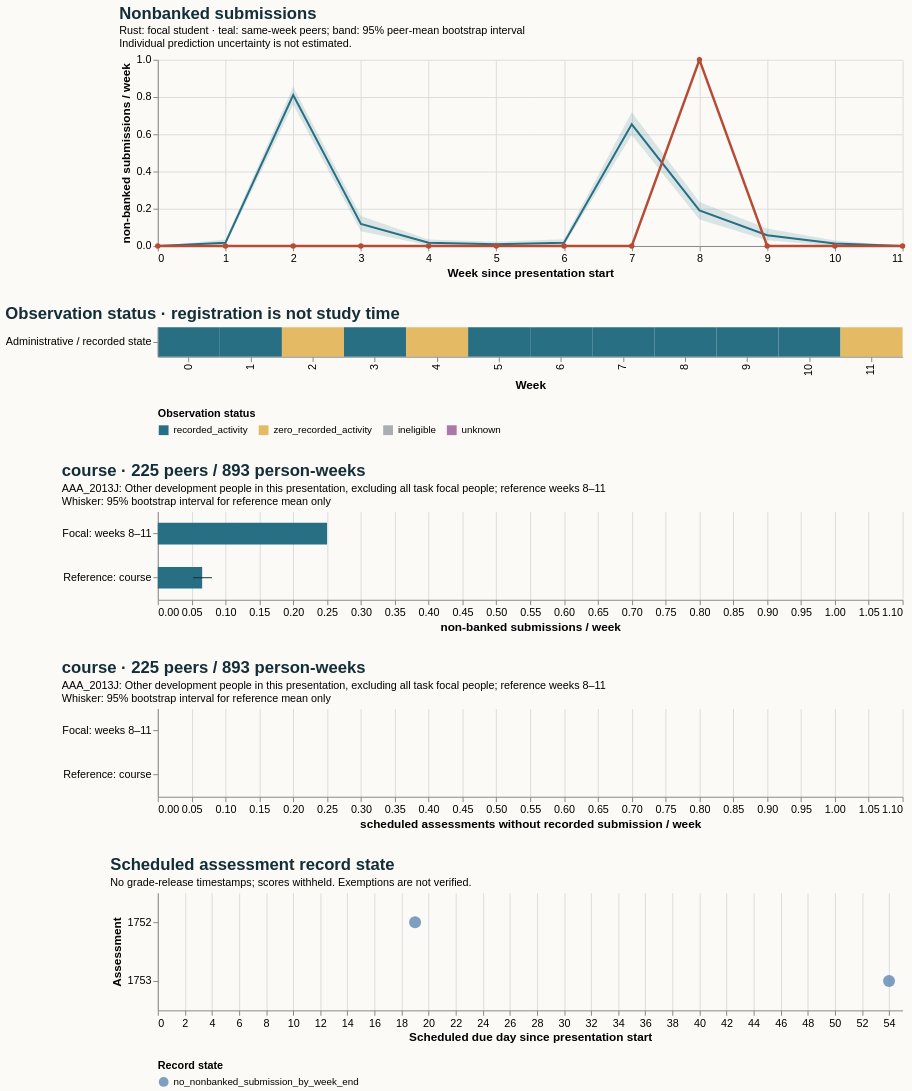

This figure's Vega-Lite source:
### Vega-Lite specification from a JSON file in a GitHub repository (floating-point values rounded to 4 significant figures)
{"$schema": "https://vega.github.io/schema/vega-lite/v5.20.1.json", "config": {"axis": {"labelFontSize": 11, "titleFontSize": 12}, "background": "#fbfaf7", "font": "sans-serif", "title": {"anchor": "start", "color": "#142e38", "fontSize": 17, "subtitleFontSize": 11}, "view": {"continuousHeight": 300, "continuousWidth": 300, "stroke": null}}, "datasets": {"data-08589721e9bdeefff30ca68a5981e28d": [{"end_day": 6, "focal_value": 0.0, "peer_ci_high": 0.0, "peer_ci_low": 0.0, "peer_mean": 0.0, "peer_observations": 229, "peer_people": 229, "reference": "course", "unit": "non-banked submissions / week", "week": 0}, {"end_day": 13, "focal_value": 0.0, "peer_ci_high": 0.03493, "peer_ci_low": 0.004367, "peer_mean": 0.01747, "peer_observations": 229, "peer_people": 229, "reference": "course", "unit": "non-banked submissions / week", "week": 1}, {"end_day": 20, "focal_value": 0.0, "peer_ci_high": 0.8546, "peer_ci_low": 0.7598, "peer_mean": 0.8106, "peer_observations": 227, "peer_people": 227, "reference": "course", "unit": "non-banked submissions / week", "week": 2}, {"end_day": 27, "focal_value": 0.0, "peer_ci_high": 0.1609, "peer_ci_low": 0.0793, "peer_mean": 0.1189, "peer_observations": 227, "peer_people": 227, "reference": "course", "unit": "non-banked submissions / week", "week": 3}, {"end_day": 34, "focal_value": 0.0, "peer_ci_high": 0.0354, "peer_ci_low": 0.004425, "peer_mean": 0.0177, "peer_observations": 226, "peer_people": 226, "reference": "course", "unit": "non-banked submissions / week", "week": 4}, {"end_day": 41, "focal_value": 0.0, "peer_ci_high": 0.02222, "peer_ci_low": 0.0, "peer_mean": 0.008889, "peer_observations": 225, "peer_people": 225, "reference": "course", "unit": "non-banked submissions / week", "week": 5}, {"end_day": 48, "focal_value": 0.0, "peer_ci_high": 0.03556, "peer_ci_low": 0.004444, "peer_mean": 0.01778, "peer_observations": 225, "peer_people": 225, "reference": "course", "unit": "non-banked submissions / week", "week": 6}, {"end_day": 55, "focal_value": 0.0, "peer_ci_high": 0.7179, "peer_ci_low": 0.5956, "peer_mean": 0.6533, "peer_observations": 225, "peer_people": 225, "reference": "course", "unit": "non-banked submissions / week", "week": 7}, {"end_day": 62, "focal_value": 1.0, "peer_ci_high": 0.2356, "peer_ci_low": 0.1422, "peer_mean": 0.1911, "peer_observations": 225, "peer_people": 225, "reference": "course", "unit": "non-banked submissions / week", "week": 8}, {"end_day": 69, "focal_value": 0.0, "peer_ci_high": 0.09375, "peer_ci_low": 0.03125, "peer_mean": 0.05804, "peer_observations": 224, "peer_people": 224, "reference": "course", "unit": "non-banked submissions / week", "week": 9}, {"end_day": 76, "focal_value": 0.0, "peer_ci_high": 0.02926, "peer_ci_low": 0.0, "peer_mean": 0.01345, "peer_observations": 223, "peer_people": 223, "reference": "course", "unit": "non-banked submissions / week", "week": 10}, {"end_day": 83, "focal_value": 0.0, "peer_ci_high": 0.0, "peer_ci_low": 0.0, "peer_mean": 0.0, "peer_observations": 221, "peer_people": 221, "reference": "course", "unit": "non-banked submissions / week", "week": 11}], "data-47595ca8c412625bc14ae8e967d44f53": [{"eligible_days": 7.0, "end_day": 6, "logging_completeness": "unknown", "observation_status": "recorded_activity", "row": "Administrative / recorded state", "score_status": "withheld_release_time_unknown", "start_day": 0, "value": 0.0, "week": 0}, {"eligible_days": 7.0, "end_day": 13, "logging_completeness": "unknown", "observation_status": "recorded_activity", "row": "Administrative / recorded state", "score_status": "withheld_release_time_unknown", "start_day": 7, "value": 0.0, "week": 1}, {"eligible_days": 7.0, "end_day": 20, "logging_completeness": "unknown", "observation_status": "zero_recorded_activity", "row": "Administrative / recorded state", "score_status": "withheld_release_time_unknown", "start_day": 14, "value": 0.0, "week": 2}, {"eligible_days": 7.0, "end_day": 27, "logging_completeness": "unknown", "observation_status": "recorded_activity", "row": "Administrative / recorded state", "score_status": "withheld_release_time_unknown", "start_day": 21, "value": 0.0, "week": 3}, {"eligible_days": 7.0, "end_day": 34, "logging_completeness": "unknown", "observation_status": "zero_recorded_activity", "row": "Administrative / recorded state", "score_status": "withheld_release_time_unknown", "start_day": 28, "value": 0.0, "week": 4}, {"eligible_days": 7.0, "end_day": 41, "logging_completeness": "unknown", "observation_status": "recorded_activity", "row": "Administrative / recorded state", "score_status": "withheld_release_time_unknown", "start_day": 35, "value": 0.0, "week": 5}, {"eligible_days": 7.0, "end_day": 48, "logging_completeness": "unknown", "observation_status": "recorded_activity", "row": "Administrative / recorded state", "score_status": "withheld_release_time_unknown", "start_day": 42, "value": 0.0, "week": 6}, {"eligible_days": 7.0, "end_day": 55, "logging_completeness": "unknown", "observation_status": "recorded_activity", "row": "Administrative / recorded state", "score_status": "withheld_release_time_unknown", "start_day": 49, "value": 0.0, "week": 7}, {"eligible_days": 7.0, "end_day": 62, "logging_completeness": "unknown", "observation_status": "recorded_activity", "row": "Administrative / recorded state", "score_status": "withheld_release_time_unknown", "start_day": 56, "value": 1.0, "week": 8}, {"eligible_days": 7.0, "end_day": 69, "logging_completeness": "unknown", "observation_status": "recorded_activity", "row": "Administrative / recorded state", "score_status": "withheld_release_time_unknown", "start_day": 63, "value": 0.0, "week": 9}, {"eligible_days": 7.0, "end_day": 76, "logging_completeness": "unknown", "observation_status": "recorded_activity", "row": "Administrative / recorded state", "score_status": "withheld_release_time_unknown", "start_day": 70, "value": 0.0, "week": 10}, {"eligible_days": 7.0, "end_day": 83, "logging_completeness": "unknown", "observation_status": "zero_recorded_activity", "row": "Administrative / recorded state", "score_status": "withheld_release_time_unknown", "start_day": 77, "value": 0.0, "week": 11}], "data-770ce5d87c1c8bea199b2664b3a9bcb9": [{"hi": null, "lo": null, "series": "Focal: weeks 8–11", "value": 0.0}, {"hi": 0.0, "lo": 0.0, "series": "Reference: course", "value": 0.0}], "data-d500d168031813818b8a5be295d94cc2": [{"as_of_day": 20, "assessment_id": 1752, "course": "AAA_2013J", "due_day": 19, "person_id": 2691244, "score_status": "withheld_release_time_unknown", "state": "no_nonbanked_submission_by_week_end", "week": 2}, {"as_of_day": 55, "assessment_id": 1753, "course": "AAA_2013J", "due_day": 54, "person_id": 2691244, "score_status": "withheld_release_time_unknown", "state": "no_nonbanked_submission_by_week_end", "week": 7}], "data-ef375039e559580e574d41c4abeb45f1": [{"hi": null, "lo": null, "series": "Focal: weeks 8–11", "value": 0.25}, {"hi": 0.08, "lo": 0.05222, "series": "Reference: course", "value": 0.06556}]}, "resolve": {"scale": {"color": "independent"}}, "spacing": 28, "vconcat": [{"data": {"name": "data-08589721e9bdeefff30ca68a5981e28d"}, "height": 190, "layer": [{"encoding": {"x": {"axis": {"tickMinStep": 1}, "field": "week", "title": "Week since presentation start", "type": "quantitative"}, "y": {"field": "peer_ci_low", "scale": {"zero": true}, "title": "non-banked submissions / week", "type": "quantitative"}, "y2": {"field": "peer_ci_high"}}, "mark": {"color": "#286f83", "opacity": 0.16, "type": "area"}}, {"encoding": {"tooltip": [{"field": "week", "type": "quantitative"}, {"field": "peer_mean", "type": "quantitative"}, {"field": "peer_people", "type": "quantitative"}, {"field": "peer_observations", "type": "quantitative"}], "x": {"field": "week", "type": "quantitative"}, "y": {"field": "peer_mean", "type": "quantitative"}}, "mark": {"color": "#286f83", "strokeWidth": 2, "type": "line"}}, {"encoding": {"tooltip": [{"field": "week", "type": "quantitative"}, {"field": "focal_value", "type": "quantitative"}], "x": {"field": "week", "type": "quantitative"}, "y": {"field": "focal_value", "type": "quantitative"}}, "mark": {"color": "#b64c35", "point": {"color": "#b64c35"}, "strokeWidth": 2.5, "type": "line"}}], "title": {"subtitle": ["Rust: focal student · teal: same-week peers; band: 95% peer-mean bootstrap interval", "Individual prediction uncertainty is not estimated."], "text": "Nonbanked submissions"}, "width": 760}, {"data": {"name": "data-47595ca8c412625bc14ae8e967d44f53"}, "encoding": {"color": {"field": "observation_status", "legend": {"labelLimit": 260, "orient": "bottom"}, "scale": {"domain": ["recorded_activity", "zero_recorded_activity", "ineligible", "unknown"], "range": ["#286f83", "#e4bb64", "#aaaeb3", "#ac78a5"]}, "title": "Observation status", "type": "nominal"}, "tooltip": [{"field": "week", "type": "quantitative"}, {"field": "eligible_days", "type": "quantitative"}, {"field": "observation_status", "type": "nominal"}, {"field": "logging_completeness", "type": "nominal"}], "x": {"field": "week", "title": "Week", "type": "ordinal"}, "y": {"field": "row", "title": null, "type": "nominal"}}, "height": 30, "mark": {"type": "rect"}, "title": "Observation status · registration is not study time", "width": 760}, {"data": {"name": "data-ef375039e559580e574d41c4abeb45f1"}, "height": 90, "layer": [{"encoding": {"x": {"field": "value", "scale": {"domain": [0, 1.05], "zero": true}, "title": "non-banked submissions / week", "type": "quantitative"}, "y": {"field": "series", "sort": null, "title": null, "type": "nominal"}}, "mark": {"color": "#286f83", "size": 22, "type": "bar"}}, {"encoding": {"x": {"field": "lo", "type": "quantitative"}, "x2": {"field": "hi"}, "y": {"field": "series", "sort": null, "title": null, "type": "nominal"}}, "mark": {"color": "#142e38", "type": "rule"}}], "title": {"subtitle": ["AAA_2013J: Other development people in this presentation, excluding all task focal people; reference weeks 8–11", "Whisker: 95% bootstrap interval for reference mean only"], "text": "course · 225 peers / 893 person-weeks"}, "width": 760}, {"data": {"name": "data-770ce5d87c1c8bea199b2664b3a9bcb9"}, "height": 90, "layer": [{"encoding": {"x": {"field": "value", "scale": {"domain": [0, 1.05], "zero": true}, "title": "scheduled assessments without recorded submission / week", "type": "quantitative"}, "y": {"field": "series", "sort": null, "title": null, "type": "nominal"}}, "mark": {"color": "#286f83", "size": 22, "type": "bar"}}, {"encoding": {"x": {"field": "lo", "type": "quantitative"}, "x2": {"field": "hi"}, "y": {"field": "series", "sort": null, "title": null, "type": "nominal"}}, "mark": {"color": "#142e38", "type": "rule"}}], "title": {"subtitle": ["AAA_2013J: Other development people in this presentation, excluding all task focal people; reference weeks 8–11", "Whisker: 95% bootstrap interval for reference mean only"], "text": "course · 225 peers / 893 person-weeks"}, "width": 760}, {"data": {"name": "data-d500d168031813818b8a5be295d94cc2"}, "encoding": {"color": {"field": "state", "legend": {"labelLimit": 400, "orient": "bottom"}, "title": "Record state", "type": "nominal"}, "tooltip": [{"field": "assessment_id", "type": "quantitative"}, {"field": "due_day", "type": "quantitative"}, {"field": "as_of_day", "type": "quantitative"}, {"field": "state", "type": "nominal"}, {"field": "score_status", "type": "nominal"}], "x": {"field": "due_day", "title": "Scheduled due day since presentation start", "type": "quantitative"}, "y": {"field": "assessment_id", "title": "Assessment", "type": "nominal"}}, "height": 120, "mark": {"filled": true, "size": 150, "type": "point"}, "title": {"subtitle": "No grade-release timestamps; scores withheld. Exemptions are not verified.", "text": "Scheduled assessment record state"}, "width": 760}]}
